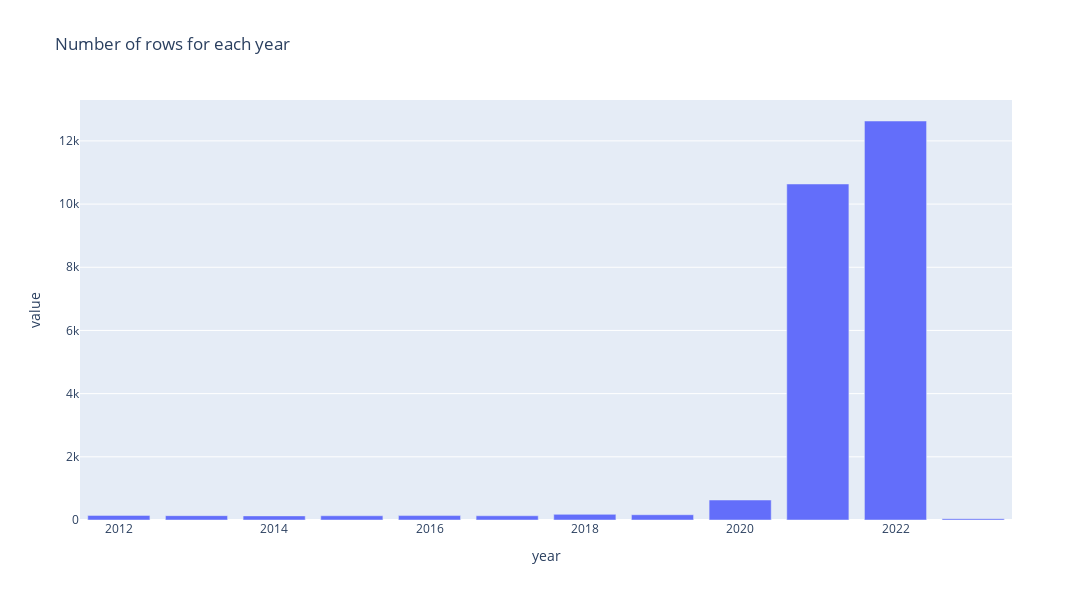

Notebook source saved alongside this figure:
### Code cell
fig = px.bar(df_Y_sample, y='value', x='year', title='Number of rows for each year')
fig.update_layout(width=1100, height=600)
fig.show()

### Figure 1 — Plotly figure (JSON) as saved in the notebook; plotly's stock layout.template omitted (floating-point values rounded to 4 significant figures)
{"data": [{"alignmentgroup": "True", "hovertemplate": "year=%{x}<br>value=%{y}<extra></extra>", "legendgroup": "", "marker": {"color": "#636efa", "pattern": {"shape": ""}}, "name": "", "offsetgroup": "", "orientation": "v", "showlegend": false, "textposition": "auto", "type": "bar", "x": [2012, 2013, 2014, 2015, 2016, 2017, 2018, 2019, 2020, 2021, 2022, 2023], "xaxis": "x", "y": [146, 137, 130, 134, 140, 134, 179, 167, 633, 10636, 12630, 42], "yaxis": "y"}], "layout": {"barmode": "relative", "height": 600, "legend": {"tracegroupgap": 0}, "title": {"text": "Number of rows for each year"}, "width": 1100, "xaxis": {"anchor": "y", "autorange": true, "domain": [0, 1], "range": [2012.0, 2024.0], "title": {"text": "year"}, "type": "linear"}, "yaxis": {"anchor": "x", "autorange": true, "domain": [0, 1], "range": [0, 13290.0], "title": {"text": "value"}, "type": "linear"}}}
